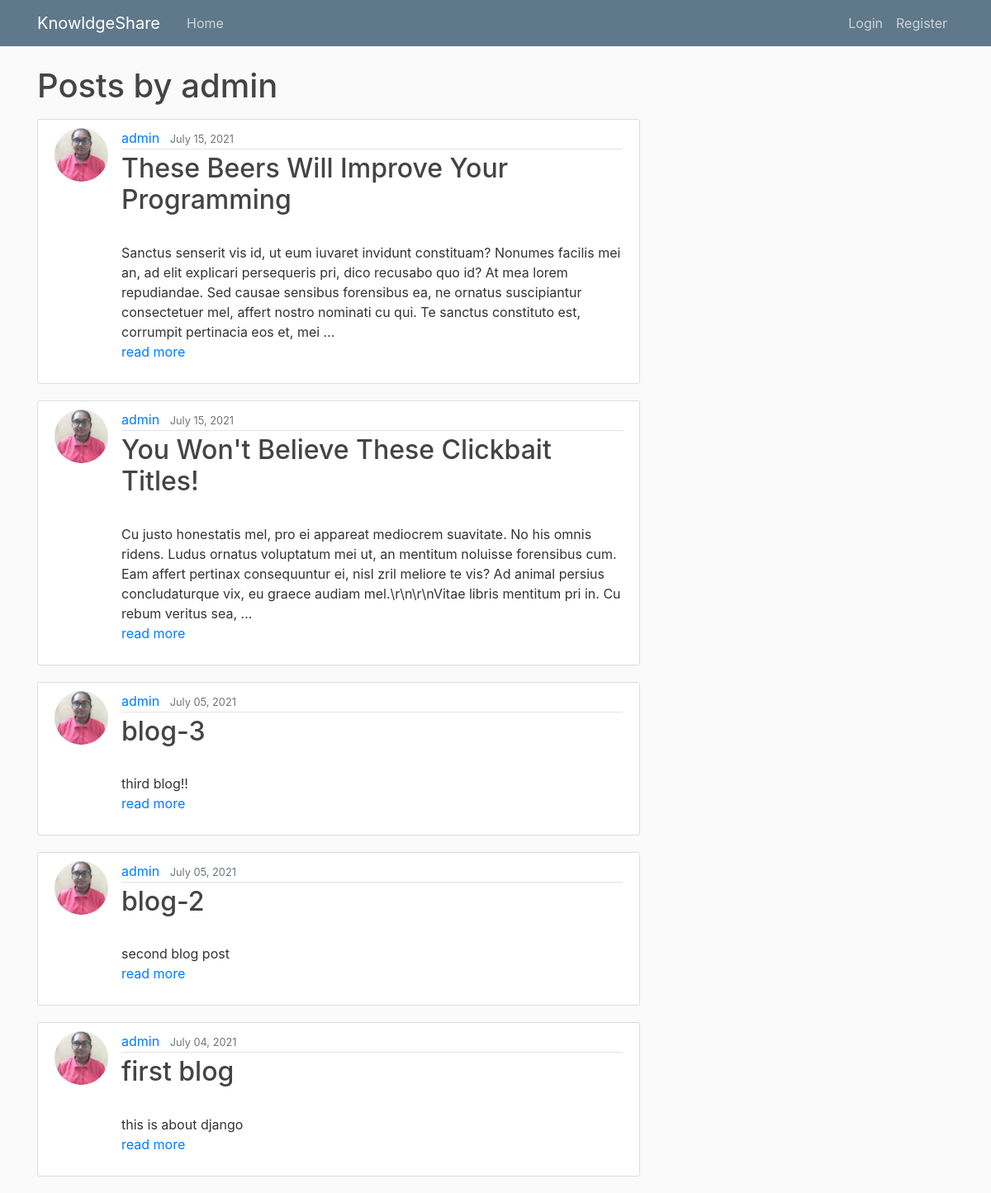
Screenshot of /user/admin with the database file from the repository.
### home/models.py (models this page shows, shortened)
class post(models.Model):
    title = models.CharField(max_length=100)
    content = RichTextField(blank=True,null=True)
    date_posted = models.DateTimeField(default=timezone.now)
    author = models.ForeignKey(User,on_delete=CASCADE)
    likes = models.ManyToManyField(User,related_name='blog_posts')

### users/models.py (models this page shows, shortened)
class Profile(models.Model):
    user = models.OneToOneField(User,on_delete=CASCADE)
    image = models.ImageField(default='default1.jpeg',upload_to='profile_pics')

### home/views.py (the view)
# urls.py: path('user/<str:username>', UserPostListView.as_view(), name='user-posts'),
class UserPostListView(ListView):
    model = post
    template_name = 'home/user_posts.html'
    context_object_name = 'posts'
    ordering = ['-date_posted']
    paginate_by = 5
    def get_queryset(self):
        user = get_object_or_404(User,username=self.kwargs.get('username'))
        return post.objects.filter(author=user).order_by('-date_posted')

### home/templates/home/user_posts.html (shortened to what this page needs)
{% extends "home/base.html" %}
{% block content %}
<h1 class="mb-3" > Posts by {{view.kwargs.username }}</h1>
    {% for post in posts %}
        <article class="media content-section">
          <img src="{{post.author.profile.image.url}}" class="rounded-circle article-img">
          <div class="media-body">
            <div class="article-metadata">
              <a class="mr-2" href="{% url 'user-posts' post.author.username %}">{{ post.author }}</a>
              <small class="text-muted">{{ post.date_posted|date:"F d, Y" }}</small>
            </div>
            <h2><a class="article-title" href="{% url 'post-detail' post.id%}">{{ post.title }}</a></h2>
            <p class = "article-content">
              {{ post.content|safe|truncatewords:"50" }}
              <a href="{% url 'post-detail' post.id%}">read more</a>
            </p>
          </div>
        </article>
    {% endfor %}
{% endblock content %}

### home/static/home/main.css (style rules this page uses)
body { background: #fafafa; color: #333333; margin-top: 5rem; }
h1, h2, h3, h4, h5, h6 { color: #444444; }
.content-section { background: #ffffff; padding: 10px 20px; border: 1px solid #dddddd; border-radius: 3px; margin-bottom: 20px; }
.article-title { color: #444444; }
.article-content { white-space: pre-line; }
.article-img { height: 65px; width: 65px; margin-right: 16px; }
.article-metadata { padding-bottom: 1px; margin-bottom: 4px; border-bottom: 1px solid #e3e3e3 }

### rows the page displays
post: author.profile.image (picture), author "admin", date_posted "July 15, 2021", title "These Beers Will Improve Your Programming", content "Sanctus senserit vis id, ut eum iuvaret invidunt constituam? Nonumes facilis mei an, ad elit explicari persequeris pri, dico recusabo quo id? At mea lorem repudiandae. Sed causae sensibus forensibus ea, ne ornatus suscipiantur consectetuer mel, affert nostro nominati cu qui. Te sanctus constituto est, corrumpit pertinacia eos et, mei …"
post: author.profile.image (picture), author "admin", date_posted "July 15, 2021", title "You Won't Believe These Clickbait Titles!", content "Cu justo honestatis mel, pro ei appareat mediocrem suavitate. No his omnis ridens. Ludus ornatus voluptatum mei ut, an mentitum noluisse forensibus cum. Eam affert pertinax consequuntur ei, nisl zril meliore te vis? Ad animal persius concludaturque vix, eu graece audiam mel.\\r\\n\\r\\nVitae libris mentitum pri in. Cu rebum veritus sea, …"
post: author.profile.image (picture), author "admin", date_posted "July 05, 2021", title "blog-3", content "third blog!!"
post: author.profile.image (picture), author "admin", date_posted "July 05, 2021", title "blog-2", content "second blog post"
post: author.profile.image (picture), author "admin", date_posted "July 04, 2021", title "first blog", content "this is about django"

### other values shown
{{ view.kwargs.username }} "admin"
